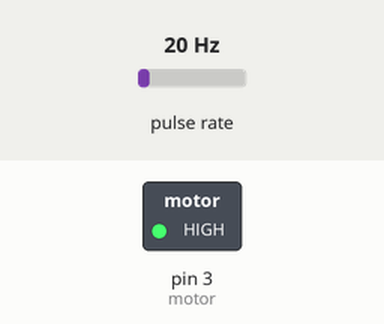
The sketch below on a simulated Arduino Uno, built with avr-gcc and run on an emulated ATmega328P. Parts: switched loads named in the sketch (green lamp = pin HIGH). Wiring (inferred from the names in the program): pulse sensor: data pin 2. The inputs (shaded band) are chosen by the test bench; at power-on: pulse rate 20 Hz.

Above: at 0.05 s.
Timing chart, 0 to 3.0 s (numbered marks = the images above):
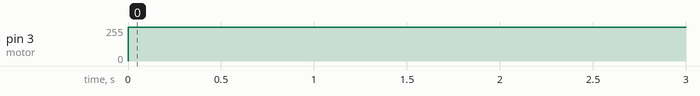

The sketch:

MotorCC_PID.ino
```cpp
#include <MegunoLink.h>
#include <Arduino.h>

//  MegunoLink
TimePlot rpmPlot;

//  Motor e sensor
int sensor = 2;             // Pino do opto-switch
int motor = 3;              // Pino PWM do motor
int dentesPorRotacao = 40;  // Numero de dentes da roda

//  Interrupção
volatile unsigned long tempoAnterior = 0;   // Ultimo pulso
volatile unsigned long tempoAtual = 0;      // Pulso atual
volatile unsigned long deltaTempo = 0;      // Tempo entre dois pulsos (us)
volatile bool novoPulso = false;            // Flag para indicar novo pulso
unsigned long intervalo = 0;                // Intervalo entre pulsos

//  Medição de tempo e envio de dados
static unsigned long tempoEnvio = 0;    // Tempo de atualizaçao dos dados no grafico
unsigned long tempoDelta = 0;           // Copia de deltaTempo

//  Variaveis para calcular RPM
float alpha = 0.3;      // Suavizaçao exponencial
float novaRPM = 0;      // Ultimo valor calculado de RPM - sem suavizaçao
float rpm = 0;          // Valor da RPM atual - suavizada

//  Veriaveis para descobrir RPM MAX e o tempo que demorou
float rpmMax = 0;
unsigned long tempoArranque = 0;

//  Variaveis para calculo da media em X segundos
float media = 0;                    // Valor do RPM medio
unsigned long tempoInicio = 0;      // Marca o inicio da contagem dos X segundos
float somaRPM = 0;                  // Soma dos valores de RPM para fazer a media
int amostras = 0;                   // Contador de quantas amostras foram feitas
int flag = 0;                       // Flag para calcular a media apenas uma vez

//  Paragem depois de calcular a media
unsigned long tempoPausa = 0;
unsigned long pausa3s = 0;

//  PID
float setpointPercent = 0;      // Setpoint percentual para o PID
float setpoint = 0;             // Setpoit RPM
float erro = 0;                 // Erro
float ei = 0;                   // Erro para a integral
float ed = 0;                   // Erro para a derivada
float erroAnt = 0;
float Kp = 0;
float Ki = 0;
float Kd = 0;
float p = 0;
float i = 0;
float d = 0;
int pid = 0;

//  Reta de aceleraçao e travagem
float y = 0;
float m = 0;
float b = 0;
unsigned long intervaloReta = 0.0;

//  Comportamento do motor
unsigned long tempoPID = 0.0;


void setup() {
  Serial.begin(115200);

  pinMode(motor, OUTPUT);
  analogWrite(motor, 255);

  attachInterrupt(digitalPinToInterrupt(sensor), contarPulso, RISING);

  rpmPlot.SetTitle("RPM do motor");
  rpmPlot.SetXLabel("Tempo");
  rpmPlot.SetYLabel("RPM");

  tempoInicio = millis();       // Inicio a contagem dos 5 segundos
  //intervaloReta = millis();   // Tempo ate reta descer

  //setpointPercent = 0.25;      // Para calibrar PID
  setpointPercent = 1.0;    // Para arranque do Comportamento
}

void loop() {
  static unsigned long tempoUltimoPulso = 0;

  // Regista o pico de RPM e o tempo em que foi atingido
  if ((rpm > rpmMax) && flag == 0) {
    rpmMax = rpm;
    tempoArranque = (millis() - tempoInicio) / 1000.0;
  }

  // Processo de controlo
  if (micros() - tempoEnvio >= 10000) {   // A casa 10ms atualiza o output
    tempoEnvio = micros();
    tempoDelta = deltaTempo;              // Guarda uma copia do delta

    // Se detetar novo pulso
    if (novoPulso) {
      // RPM
      novaRPM = (60000000.0) / (tempoDelta * dentesPorRotacao);   // Calcula a RPM "crua"
      rpm = alpha * novaRPM + (1 - alpha) * rpm;                  // Calcula media exponencial movel para filtrar

      // Para calcular a media
      somaRPM += rpm;
      amostras++;

      // Atualiza ultimo pulso
      tempoUltimoPulso = micros();

      // Desativa flag
      novoPulso = false;
    }

    // 30ms sem pulsos
    else {
      if (micros() - tempoUltimoPulso > 30000)
        rpm = 0;
    }

    // Calcula a media de RPMs durante 10 segundos
    if ((millis() - tempoInicio >= 10000) && flag == 0)
      mediaRPM();

    // Pausa de 3 segundos
    if (flag == 1)
      pausa3s = millis() - tempoPausa;

    // PID
    if (flag == 1 && pausa3s >= 3000)
      PID();

    // Mostra valores no gráfico
    mostraDados();
  }
}

// Mostra os dados
void mostraDados() {
  rpmPlot.SendData("RPM Max", rpmMax);
  rpmPlot.SendData("RPM", rpm);
  rpmPlot.SendData("Tempo de arranque (s)", tempoArranque);
  rpmPlot.SendData("Velocidade media em 10s", media);
  rpmPlot.SendData("SetPoint", setpoint);
  rpmPlot.SendData("PWM", pid);
  rpmPlot.SendData("Rampa", RampaAcelDecel());
}

// Calcula o intervalo desde o ultimo pulso
void contarPulso() {
  tempoAtual = micros();                    // Tempo do pulso atual
  intervalo = tempoAtual - tempoAnterior;   // Tempo entre pulsos

  // Elimina valores lidos em menos de 1ms
  if (intervalo < 1000)
    return;

  // Calcula o intervalo desde o ultimo pulso
  deltaTempo = tempoAtual - tempoAnterior;
  tempoAnterior = tempoAtual;
  novoPulso = true;
}

// Calcula a media de RPMs
void mediaRPM() {
  if (amostras > 0) {
    media = somaRPM / amostras;
    setpoint = media * setpointPercent;
  }

  // Desliga motor e inicia a pausa antes do arranque com controlo
  if (flag == 0) {
    analogWrite(motor, 0);
    flag = 1;
    tempoPausa = millis();
  }
}

//  PID
void PID() {
  // Erro
  //erro = setpoint - rpm;            // Sem reta de aceleraçao e abrandamento
  //erro = RampaAcelDecel() - rpm;    // Com reta de aceleraçao e abrandamento
  Comportamento();

  pid = P() + I() + D();
  pid = constrain(pid, 0, 255);
  analogWrite(motor, pid);
}


//  Parametro P
float P() {
  if (setpointPercent == 0.25)
    Kp = 2.13;

  else if (setpointPercent == 0.5)
    Kp = 3;

  else if (setpointPercent == 0.75)
    Kp = 8.3;

  else if (setpointPercent == 1)
    Kp = 10;

  p = Kp * erro;
  return p;
}

//  Parametro I
float I() {
  if (setpointPercent == 0.25)
    Ki = 0.08;

  else if (setpointPercent == 0.5)
    Ki = 0.03;

  else if(setpointPercent == 0.75)
    Ki = 0.035;

  else if (setpointPercent == 1)
    Ki = 0.1;

  // erro integral
  ei = ei + erro;

  i = Ki * ei;
  return i;
}

//  Parametro D
float D() {
  if (setpointPercent == 0.25)
    Kd = 0.4;

  else if (setpointPercent == 0.5)
    Kd = 15;

  else if(setpointPercent == 0.75)
    Kd = 30;

  else if(setpointPercent == 1)
    Kd = 50;

  //erro derivada
  ed = erro - erroAnt;
  erroAnt = erro;

  d = Kd * ed;
  return d;
}

//  Equação da reta
float RampaAcelDecel() {
  // Subida 5 segundos - para setpoit 50%
  //m = (setpoint / 5000.0);
  //y = ((m * millis()) - 260.0);

  // Subida 5 segundos - para setpoit media rpm
  m = setpoint / 5000.0;
  y = (m * millis()) - (2.6 * setpoint);

  // Descida 5 segundos - para setpoit 50%
  //m = ((0.0 - setpoint) / 5000.0);
  //y = ((m * millis()) + 500);

  // Subida 10 segundos - para setpoit 50%
  //m = (setpoint / 10000.0);
  //y = ((m * millis()) - 130.0);

  // Descida 5 segundos depois de 10s em reta - para setpoit 50%
  //if (millis() - intervaloReta >= 30000.0) {
  //  m = ((0.0 - setpoint) / (5000.0));
  //  y = ((m * millis()) + 700);
  //}

  if(y < 0)
    y = 0;

  else if (y >= setpoint)
    y = setpoint;

  return y;
}


//  Comportamento do motor
void Comportamento() {
  tempoPID = millis() - 13000;  // 13s depois inicia PID

  if (tempoPID <= 5000 || (tempoPID > 5000 && tempoPID <= 8000))
    erro = RampaAcelDecel() - rpm;

  else if (tempoPID > 8000 && tempoPID <= 11000) {
    setpoint = media * 0.5;
    erro = setpoint - rpm;
  }

  else if (tempoPID > 11000 && tempoPID <= 14000) {
    setpoint = media * 0.75;
    erro = setpoint - rpm;
  }

  else if (tempoPID > 14000 && tempoPID <= 17000) {
    setpoint = media * 0.25;
    erro = setpoint - rpm;
  }

  else {
    setpoint = 0;
    analogWrite(motor, 0);
  }
}
```
